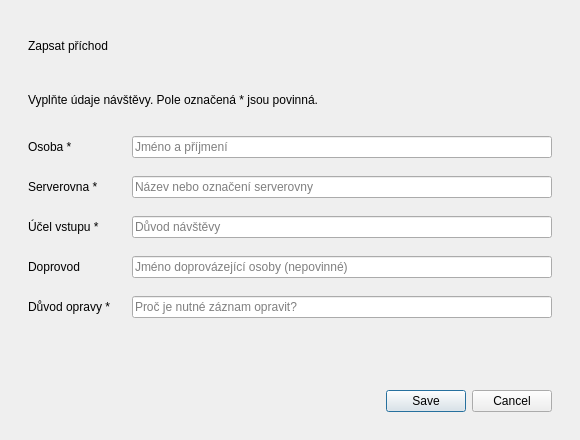
<?xml version='1.0' encoding='utf-8'?>
<ui version="4.0">
 <class>AccessDialog</class>
 <widget class="QDialog" name="AccessDialog">
  <property name="windowTitle">
   <string>Zapsat příchod</string>
  </property>
  <layout class="QVBoxLayout" name="layout">
   <item>
    <widget class="QLabel" name="dialogTitle">
     <property name="text">
      <string>Zapsat příchod</string>
     </property>
     <property name="role" stdset="0">
      <string>title</string>
     </property>
     <property name="wordWrap">
      <bool>true</bool>
     </property>
    </widget>
   </item>
   <item>
    <widget class="QLabel" name="dialogSubtitle">
     <property name="text">
      <string>Vyplňte údaje návštěvy. Pole označená * jsou povinná.</string>
     </property>
     <property name="role" stdset="0">
      <string>subtitle</string>
     </property>
     <property name="wordWrap">
      <bool>true</bool>
     </property>
    </widget>
   </item>
   <item>
    <layout class="QFormLayout" name="form">
     <item row="0" column="0">
      <widget class="QLabel" name="personLabel">
       <property name="text">
        <string>Osoba *</string>
       </property>
      </widget>
     </item>
     <item row="0" column="1">
      <widget class="QLineEdit" name="personEdit">
       <property name="maxLength">
        <number>150</number>
       </property>
       <property name="placeholderText">
        <string>Jméno a příjmení</string>
       </property>
      </widget>
     </item>
     <item row="1" column="0">
      <widget class="QLabel" name="roomLabel">
       <property name="text">
        <string>Serverovna *</string>
       </property>
      </widget>
     </item>
     <item row="1" column="1">
      <widget class="QLineEdit" name="roomEdit">
       <property name="maxLength">
        <number>150</number>
       </property>
       <property name="placeholderText">
        <string>Název nebo označení serverovny</string>
       </property>
      </widget>
     </item>
     <item row="2" column="0">
      <widget class="QLabel" name="purposeLabel">
       <property name="text">
        <string>Účel vstupu *</string>
       </property>
      </widget>
     </item>
     <item row="2" column="1">
      <widget class="QLineEdit" name="purposeEdit">
       <property name="maxLength">
        <number>1000</number>
       </property>
       <property name="placeholderText">
        <string>Důvod návštěvy</string>
       </property>
      </widget>
     </item>
     <item row="3" column="0">
      <widget class="QLabel" name="escortLabel">
       <property name="text">
        <string>Doprovod</string>
       </property>
      </widget>
     </item>
     <item row="3" column="1">
      <widget class="QLineEdit" name="escortEdit">
       <property name="maxLength">
        <number>150</number>
       </property>
       <property name="placeholderText">
        <string>Jméno doprovázející osoby (nepovinné)</string>
       </property>
      </widget>
     </item>
     <item row="4" column="0">
      <widget class="QLabel" name="reasonLabel">
       <property name="text">
        <string>Důvod opravy *</string>
       </property>
      </widget>
     </item>
     <item row="4" column="1">
      <widget class="QLineEdit" name="reasonEdit">
       <property name="maxLength">
        <number>1000</number>
       </property>
       <property name="placeholderText">
        <string>Proč je nutné záznam opravit?</string>
       </property>
      </widget>
     </item>
     <property name="verticalSpacing">
      <number>18</number>
     </property>
     <property name="horizontalSpacing">
      <number>22</number>
     </property>
    </layout>
   </item>
   <item>
    <widget class="QLabel" name="errorLabel">
     <property name="wordWrap">
      <bool>true</bool>
     </property>
     <property name="text">
      <string />
     </property>
    </widget>
   </item>
   <item>
    <widget class="QDialogButtonBox" name="buttonBox">
     <property name="standardButtons">
      <set>QDialogButtonBox::Cancel|QDialogButtonBox::Save</set>
     </property>
    </widget>
   </item>
   <property name="leftMargin">
    <number>28</number>
   </property>
   <property name="topMargin">
    <number>28</number>
   </property>
   <property name="rightMargin">
    <number>28</number>
   </property>
   <property name="bottomMargin">
    <number>28</number>
   </property>
   <property name="spacing">
    <number>18</number>
   </property>
  </layout>
  <property name="minimumSize">
   <size>
    <width>580</width>
    <height>440</height>
   </size>
  </property>
 </widget>
 <resources />
 <connections />
</ui>
